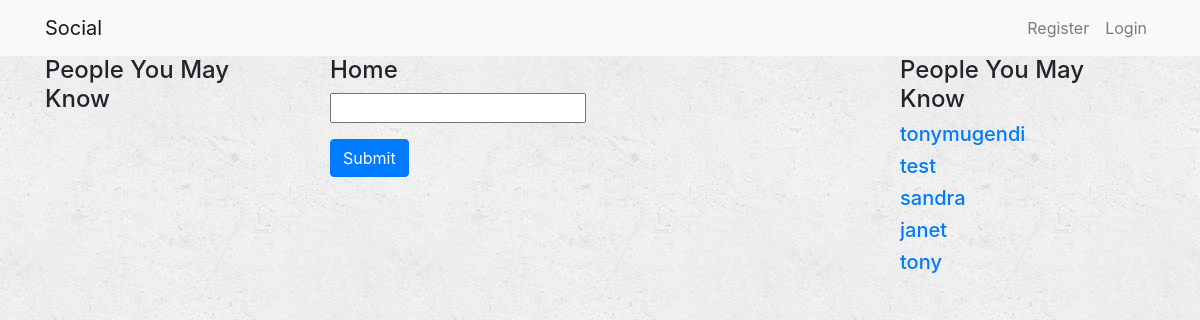
Before: /home/ with the older database file.
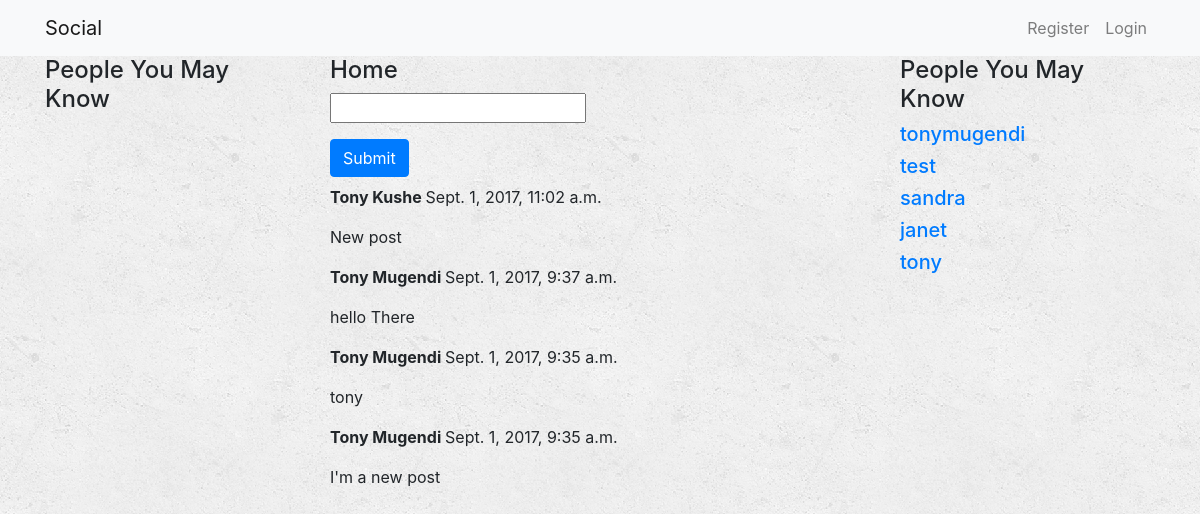
After: the same page with the newer database file.
### home/models.py (models this page shows)
class Post(models.Model):
	post = models.CharField(max_length=500)
	user = models.ForeignKey(User)
	created = models.DateTimeField(auto_now_add=True)
	updated = models.DateTimeField(auto_now=True)

### home/views.py (the view, shortened to what this page needs)
class HomeView(TemplateView):
	template_name = 'home/home.html'
	def get(self, request):
		form = HomeForm()
		posts = Post.objects.all().order_by('-created')
		users = User.objects.exclude(id=request.user.id)
		args = {'form': form, 'posts': posts, 'users': users}
		return render(request, self.template_name, args)

### home/forms.py
class HomeForm(forms.ModelForm):
	post = forms.CharField()
	class Meta:
		model = Post
		fields = ('post',)

### home/templates/home/home.html (shortened to what this page needs)
{% extends 'social/base.html' %}
{% block body%}
  	<div class="container">
	  	<div class="row">
	  		<div class="col-md-3">
				<h4>People You May Know</h4>
			</div>
	  		<div class="col-md-6">
				<form method="post">
					<h4>Home</h4>
				  	{{ form.post }}
				  	<br>
				  	<button type="submit" class="btn btn-primary mt-3">Submit</button>
				</form>
				{% for post in posts %}
					<p><strong>{{ post.user.get_full_name }} </strong> {{ post.created }}</p>
					<p>{{ post.post }}</p>
				{% endfor %}
			</div>
			<div class="col-md-3">
				<h4>People You May Know</h4>
				{% for user in users %}
					<a href="{% url 'social:profile_with_pk' pk=user.pk %}">
						<h5>{{ user.username }}</h5>
					</a>
				{% endfor %}
			</div>
		</div>
  	</div>
{% endblock %}

### social/templates/social/base.html (shortened to what this page needs)
{% load static %}
<!DOCTYPE html>
<html lang="en">
  <head>
    <link rel="stylesheet" href="https://maxcdn.bootstrapcdn.com/bootstrap/4.0.0-beta/css/bootstrap.min.css">
    <link rel="stylesheet" type="text/css" href="{% static 'social/style.css' %}">
  </head>
  <body>
    <nav class="navbar navbar-expand-lg navbar-light bg-light">
      <div class="container">
      <a class="navbar-brand" href="{% url 'home:home' %}">Social</a>
      <div class="collapse navbar-collapse" id="navbarSupportedContent">
        {% if user.is_authenticated %}
        <ul class="navbar-nav">
          <li class="nav-item">
            <a class="nav-link" href="{% url 'home:home' %}">Home</a>
          </li>
          <li class="nav-item">
            <a class="nav-link" href="{% url 'social:profile' %}">Profile</a>
          </li>
        </ul>
        <ul class="navbar-nav ml-auto">
          <li class="nav-item">
            <a class="nav-link" href="{% url 'social:logout' %}">Logout</a>
          </li>
        </ul>
        {% else %}
        <ul class="navbar-nav ml-auto">
          <li class="nav-item">
            <a class="nav-link" href="{% url 'social:register' %}">Register</a>
          </li>
          <li class="nav-item">
            <a class="nav-link" href="{% url 'social:login' %}">Login</a>
          </li>
        </ul>
        {% endif %}
      </div>
      </div>
    </nav>
    {% block body%}
    {% endblock %}
  </body>
</html>

### social/static/social/style.css (style rules this page uses)
body { background: white url("images/background.png"); }

Changed rows visible on the page:
added Post: user.get_full_name "Tony Kushe", created "Sept. 1, 2017, 11:02 a.m.", post "New post"
added Post: user.get_full_name "Tony Mugendi", created "Sept. 1, 2017, 9:37 a.m.", post "hello There"
added Post: user.get_full_name "Tony Mugendi", created "Sept. 1, 2017, 9:35 a.m.", post "tony"
added Post: user.get_full_name "Tony Mugendi", created "Sept. 1, 2017, 9:35 a.m.", post "I'm a new post"
